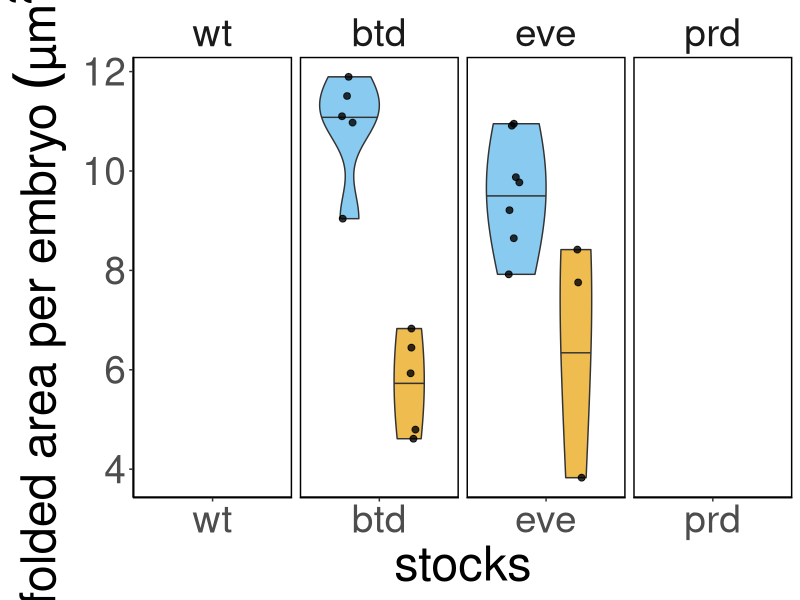
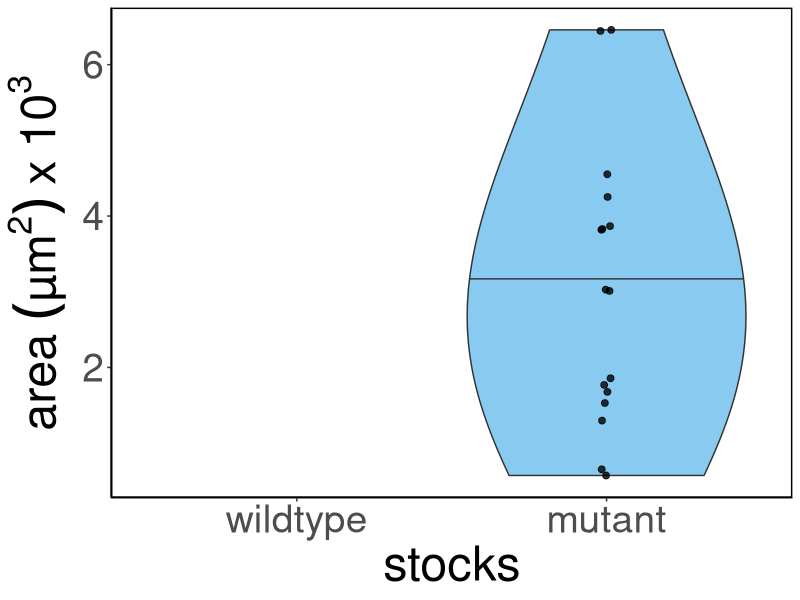
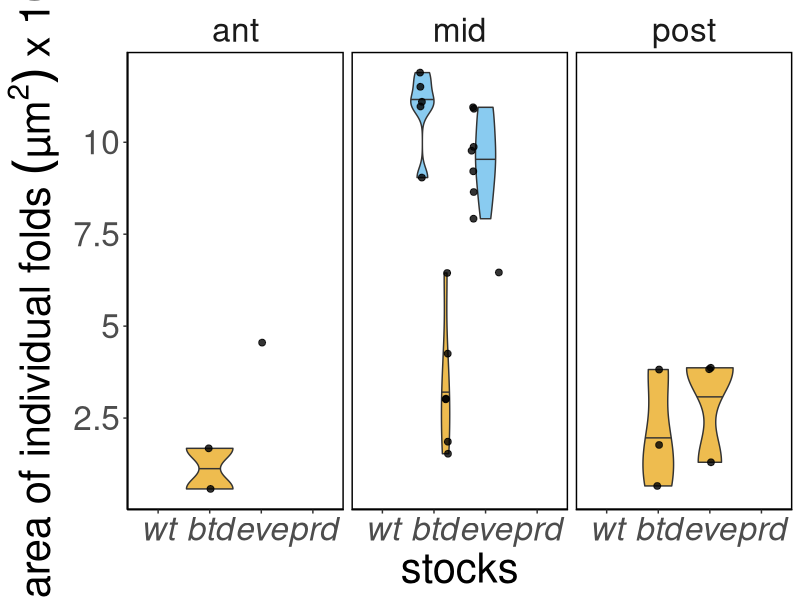
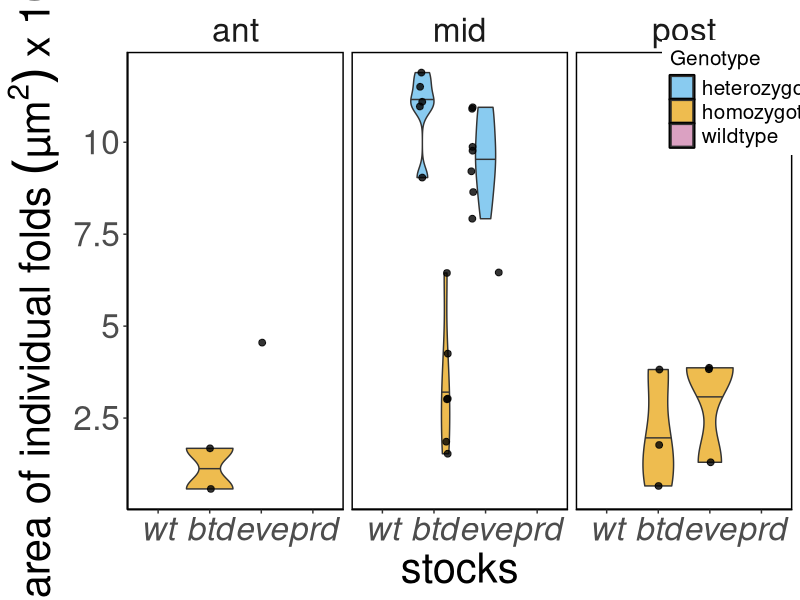
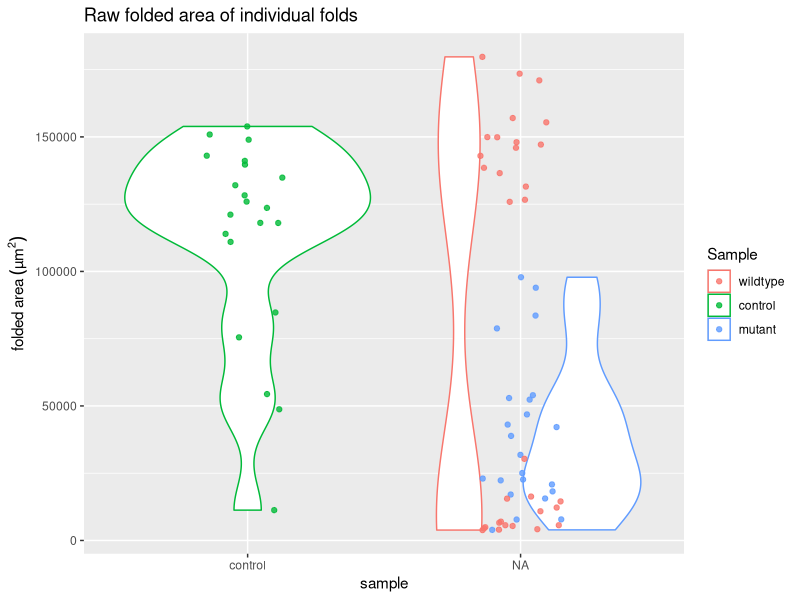
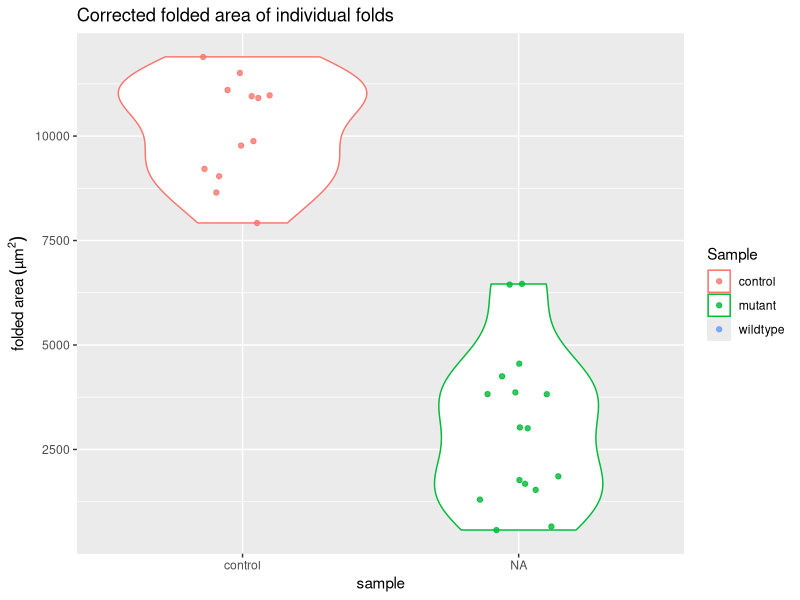
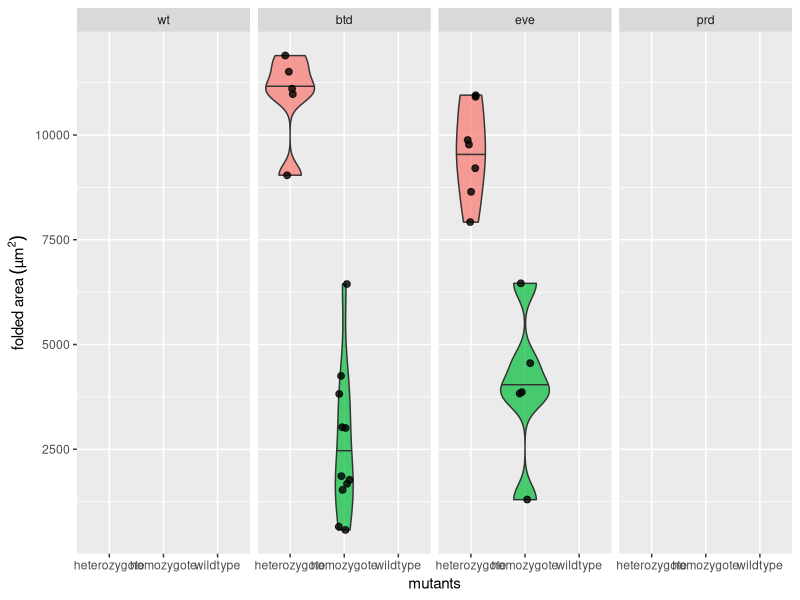
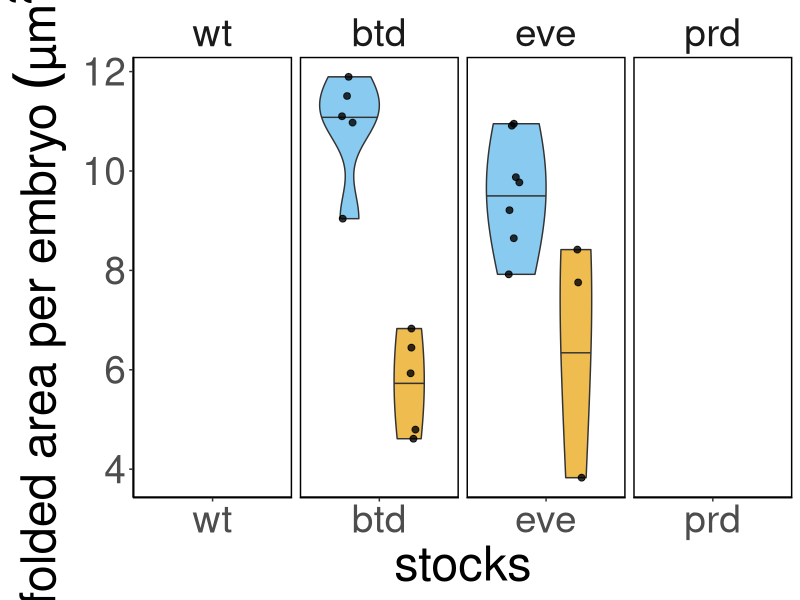

These figures' R source, in order: (Note: this script raises an error after producing the figures.)
## ---- chunk 1
knitr::opts_chunk$set(echo = TRUE, tidy = TRUE, cache = FALSE)
knitr::opts_knit$set(root.dir = "~/Dropbox/Projects/Cephalic_furrow/7-Paper/1-analyses/folded-area")
# Load ggplot
library(ggplot2)
## ---- chunk 2
# Load raw ROI measurements from ImageJ
results <- read.delim("results.txt")

# Remove slice number from the labels
results$Label <- gsub(":1", "", results$Label)

# Split label at "_s" to get the embryo name. sapply gets all first elements of the split.
results$Embryo <- sapply(strsplit(results$Label, "_s"), "[", 1)

# Remove "_CARE" from embryo name
results$Embryo <- gsub("_CARE", "", results$Embryo)

# Add columns with sample information (needs manual update for new ROIs)
#results$Stock <- substring(results$Label, 1, 3)

# Load sample info and merge with results
samples <- read.delim("samples.csv", sep = ",")
results <- merge(results, samples, by = "Label", all.x = TRUE)

# Load corrected area measurements for cartographic projections
corrected <- read.delim("corrected_results.txt", sep = "")
colnames(corrected) <- c("Label", "AreaCorr")

# Merge corrected area to results
results <- merge(results, corrected, by = "Label", all.x = TRUE)

# Transform data frame to order the stock for plotting
results <- transform(results, Stock=factor(Stock, levels = c("wt", "btd", "eve", "prd")))

# Quick fix to add type of fold
results$Type <- "EF"
results[results$Stock == "wt" & results$Position == "mid",]$Type <- "CF"
results[results$Stock == "btd" & results$Genotype == "heterozygote",]$Type <- "CF"
results[results$Stock == "eve" & results$Genotype == "heterozygote",]$Type <- "CF"
results[results$Stock == "prd" & results$Genotype == "heterozygote",]$Type <- "CF"
results[results$Stock == "prd" & results$Position == "mid",]$Type <- "CF"

# Transform data frame to order the stock for plotting
results <- transform(results, Sample=factor(Sample, levels = c("wildtype", "control", "mutant")))

# Sum total folded area
area <- aggregate(results$Area, list(results$Embryo), sum)
colnames(area) <- c("Embryo", "Area")

# Sum total folded area corrected
areacorr <- aggregate(results$AreaCorr, list(results$Embryo), sum)
colnames(areacorr) <- c("Embryo", "AreaCorr")

# Count number of folds
nfold <- data.frame(table(results$Embryo))
colnames(nfold) <- c("Embryo", "Folds")

# Get sample information
embryos <- unique(results[, c("Embryo", "Stock", "Sample", "Genotype")])

# Merge datasets
total <- merge(area, areacorr, by = "Embryo", all.x = TRUE)
total <- merge(total, nfold, by = "Embryo", all.x = TRUE)
total <- merge(total, embryos, by = "Embryo", all.x = TRUE)

# Transform data frame to order the stock for plotting
total <- transform(total, Stock=factor(Stock, levels = c("wt", "btd", "eve", "prd")))
## ---- chunk 3
# Print btd embryos
sprintf("btd: embryos=%s (het=%s, hom=%s), folds=%s (het=%s, hom=%s)",
        length(embryos[embryos$Stock == "btd",]$Embryo), # total embryos
        length(embryos[embryos$Genotype == "heterozygote" & embryos$Stock == "btd",]$Embryo), # het embryos
        length(embryos[embryos$Genotype == "homozygote" & embryos$Stock == "btd",]$Embryo), # hom embryos
        
        length(results[results$Stock == "btd",]$Label), # total folds
        length(results[results$Genotype == "heterozygote" & results$Stock == "btd",]$Label), # het folds
        length(results[results$Genotype == "homozygote" & results$Stock == "btd",]$Label) # het folds
        )

# Print eve embryos
sprintf("eve: embryos=%s (het=%s, hom=%s), folds=%s (het=%s, hom=%s)",
        length(embryos[embryos$Stock == "eve",]$Embryo), # total embryos
        length(embryos[embryos$Genotype == "heterozygote" & embryos$Stock == "eve",]$Embryo), # het embryos
        length(embryos[embryos$Genotype == "homozygote" & embryos$Stock == "eve",]$Embryo), # hom embryos
        
        length(results[results$Stock == "eve",]$Label), # total folds
        length(results[results$Genotype == "heterozygote" & results$Stock == "eve",]$Label), # het folds
        length(results[results$Genotype == "homozygote" & results$Stock == "eve",]$Label) # het folds
        )

# Print prd embryos
sprintf("prd: embryos=%s (het=%s, hom=%s), folds=%s (het=%s, hom=%s)",
        length(embryos[embryos$Stock == "prd",]$Embryo), # total embryos
        length(embryos[embryos$Genotype == "heterozygote" & embryos$Stock == "prd",]$Embryo), # het embryos
        length(embryos[embryos$Genotype == "homozygote" & embryos$Stock == "prd",]$Embryo), # hom embryos
        
        length(results[results$Stock == "prd",]$Label), # total folds
        length(results[results$Genotype == "heterozygote" & results$Stock == "prd",]$Label), # het folds
        length(results[results$Genotype == "homozygote" & results$Stock == "prd",]$Label) # het folds
        )

# Print wt embryos
sprintf(" wt: embryos=%s, folds=%s, ant=%s, mid=%s, post=%s",
        length(embryos[embryos$Stock == "wt",]$Embryo), # total embryos
        length(results[results$Stock == "wt",]$Label), # total folds
        length(results[results$Stock == "wt" & results$Position == "ant",]$Label), # anterior folds
        length(results[results$Stock == "wt" & results$Position == "mid",]$Label), # middle folds
        length(results[results$Stock == "wt" & results$Position == "post",]$Label) # posterior folds
        )
## ---- chunk 4
library(ggbeeswarm)
ggplot(total, aes(Stock, AreaCorr, fill = Genotype)) +
  geom_violin(draw_quantiles = c("0.5"), show.legend = FALSE, trim = TRUE, alpha = 0.7, scale = "area", adjust = 2) +
  #geom_dotplot(fill = "black", color = "black", binaxis = "y", binwidth = 300, stackdir = "center", position = "dodge") +
  geom_point(alpha = 0.8, size = 2, show.legend = FALSE, position = position_jitterdodge(dodge.width = 1, jitter.width = 0.1)) +
  scale_y_continuous(labels = function(x) x / 1000) +
  labs(x = "stocks", y = expression(paste("total folded area per embryo ", (µm^2)~x~10^3))) +
  facet_grid(cols = vars(Stock), scales = "free_x") +
  scale_fill_manual(values=c("#56b4e9", "#e69f03", "#cc79a7")) +
  #scale_x_discrete(labels = c("wildtype", "heterozygote", "homozygote", "heterozygote", "homozygote")) +
  theme_classic() +
  theme(text =  element_text(size = 35),
        strip.background = element_blank(),
        panel.background = element_rect(colour = "black", size=1),
        #axis.text.x = element_text(face = "italic"),
        #legend.position = c(0.93,0.9),
        #legend.text = element_text(size = 20),
        #legend.title = element_text(size = 20),
        )
ggsave("4-plots/total-area-per-embryo.png", width = 12, height = 4)
ggsave("4-plots/total-area-per-embryo.svg", width = 12, height = 4)

## ---- chunk 5

#ggplot(results[results$Stock != "prd",], aes(Stock, AreaCorr, fill = Type)) +
ggplot(results[results$Stock != "prd" & results$Type == "EF",], aes(Sample, AreaCorr, fill = Sample)) +
  #geom_violin(draw_quantiles = c("0.5"), show.legend = TRUE, trim = TRUE, alpha = 0.7) +
  geom_violin(draw_quantiles = c("0.5"), show.legend = FALSE, trim = TRUE, alpha = 0.7, scale = "area", adjust = 2) +
  geom_point(alpha = 0.8, size = 2, show.legend = FALSE, position = position_jitterdodge(dodge.width = 1, jitter.width = 0.1)) +
  scale_y_continuous(labels = function(x) x / 1000) +
  labs(x = "stocks", y = expression(paste("area ", (µm^2)~x~10^3))) +
  #facet_grid(cols = vars(Type), scales = "free_x") +
  scale_fill_manual(values=c("#56b4e9", "#e69f03", "#cc79a7")) +
  #scale_x_discrete(labels = c("wildtype", "heterozygote", "homozygote", "heterozygote", "homozygote")) +
  theme_classic() +
  theme(text =  element_text(size = 35),
        strip.background = element_blank(),
        panel.background = element_rect(colour = "black", size=1),
        #axis.text.x = element_text(face = "italic"),
        #legend.position = c(0.93,0.9),
        #legend.text = element_text(size = 20),
        #legend.title = element_text(size = 20),
        )
ggsave("4-plots/individual-area-per-ectopic-fold.png", width = 12, height = 6)
ggsave("4-plots/individual-area-per-ectopic-fold.svg", width = 12, height = 6)

## ---- chunk 6
ggplot(results, aes(Stock, AreaCorr, fill = Genotype)) +
  geom_violin(draw_quantiles = c("0.5"), show.legend = FALSE, trim = TRUE, alpha = 0.7, scale = "area", adjust = 1) +
  geom_point(alpha = 0.8, size = 2, show.legend = FALSE, position = position_jitterdodge(dodge.width = 1, jitter.width = 0.05)) +
  scale_y_continuous(labels = function(x) x / 1000) +
  labs(x = "stocks", y = expression(paste("area of individual folds ", (µm^2)~x~10^3))) +
  scale_fill_manual(values=c("#56b4e9", "#e69f03", "#cc79a7")) +
  facet_grid(cols = vars(Position), scales = "free") +
  theme_classic() +
  theme(text = element_text(size = 30),
        strip.background = element_blank(),
        panel.background = element_rect(colour = "black", size=1),
        axis.text.x = element_text(face = "italic"),
        #legend.position = c(0.93,0.9),
        legend.text = element_text(size = 15),
        legend.title = element_text(size = 15),
        )
ggsave("4-plots/area-individual-folds.png", width = 15, height = 8)
ggsave("4-plots/area-individual-folds.svg", width = 15, height = 8)
## ---- chunk 7
ggplot(results, aes(factor(Stock, level = c("wt", "btd", "eve", "prd")), AreaCorr, fill = Genotype)) +
  geom_violin(draw_quantiles = c("0.5"), show.legend = TRUE, trim = TRUE, alpha = 0.7, scale = "area", adjust = 1) +
  geom_point(alpha = 0.8, size = 2, show.legend = FALSE, position = position_jitterdodge(dodge.width = 1, jitter.width = 0.05)) +
  scale_y_continuous(labels = function(x) x / 1000) +
  labs(x = "stocks", y = expression(paste("area of individual folds ", (µm^2)~x~10^3))) +
  scale_fill_manual(values=c("#56b4e9", "#e69f03", "#cc79a7")) +
  facet_grid(~Position) +
  theme_classic() +
  theme(text = element_text(size = 30),
        strip.background = element_blank(),
        panel.background = element_rect(colour = "black", size=1),
        axis.text.x = element_text(face = "italic"),
        legend.position = c(0.93,0.9),
        legend.text = element_text(size = 15),
        legend.title = element_text(size = 15),
        )
ggsave("4-plots/area-individual-folds.png", width = 15, height = 8)
ggsave("4-plots/area-individual-folds.svg", width = 15, height = 8)
## ---- chunk 8
# Plot raw area of individual folds
ggplot(results, aes(factor(Sample, level = c("control", "btd", "eve", "prd")), Area, colour = Sample)) +
  geom_violin() + geom_jitter(alpha = 0.8, width = 0.15) +
  labs(title = "Raw folded area of individual folds", x = "sample", y = expression(paste("folded area ", (µm^2))))
ggsave("4-plots/area_raw_folds.png")

# Plot corrected area of individual folds
ggplot(results, aes(factor(Sample, level = c("control", "btd", "eve", "prd")), AreaCorr, colour = Sample)) +
  geom_violin() + geom_jitter(alpha = 0.8, width = 0.15) +
  labs(title = "Corrected folded area of individual folds", x = "sample", y = expression(paste("folded area ", (µm^2))))
ggsave("4-plots/area_corrected_folds.png")

# Plot corrected area of individual folds
ggplot(results, aes(Genotype, AreaCorr, fill = Genotype)) +
  geom_violin(draw_quantiles = c("0.5"), show.legend = FALSE, alpha = 0.7) +
  geom_jitter(alpha = 0.8, width = 0.1, size = 2, show.legend = FALSE) +
  labs(x = "mutants", y = expression(paste("folded area ", (µm^2)))) +
  facet_grid(~Stock) 
  facet_grid(~Stock, strip.position = "top") 
  scale_color_manual(values=c("#56b4e9", "#e69f03")) +
  scale_fill_manual(values=c("#56b4e9", "#e69f03")) +
  theme_classic() +
  theme(text =  element_text(size = 25),
        strip.background = element_blank(),
        strip.placement = "outside",
        strip.text.x = element_text(face = "italic"),
        panel.background = element_rect(colour = "black", size=1))
ggsave("4-plots/area_corrected_folds_facet.png", width = 14, height = 5)
ggsave("4-plots/area_corrected_folds_facet.svg", width = 14, height = 5)

# Plot raw area of individual folds
ggplot(total, aes(factor(Sample, level = c("control", "btd", "eve", "prd")), Area, colour = Sample)) +
  geom_violin() + geom_jitter(alpha = 0.8, width = 0.15) +
  labs(title = "Raw folded area per embryo", x = "sample", y = expression(paste("folded area ", (µm^2))))
ggsave("4-plots/area_raw_embryos.png")

# Plot corrected area of individual folds
ggplot(total, aes(factor(Sample, level = c("control", "btd", "eve", "prd")), AreaCorr, colour = Sample)) +
  geom_violin() + geom_jitter(alpha = 0.8, width = 0.15) +
  labs(title = "Corrected folded area of individual folds", x = "sample", y = expression(paste("folded area ", (µm^2))))
ggsave("4-plots/area_corrected_embryos.png")

# Plot corrected area of individual folds
ggplot(total, aes(Genotype, AreaCorr, fill = Genotype)) +
  geom_violin(draw_quantiles = c("0.5"), show.legend = FALSE, alpha = 0.7) +
  geom_jitter(alpha = 0.8, width = 0.1, size = 2, show.legend = FALSE) +
  labs(x = "mutants", y = expression(paste("folded area ", (µm^2)))) +
  facet_wrap(~Stock, strip.position = "top") +
  scale_color_manual(values=c("#56b4e9", "#e69f03")) +
  scale_fill_manual(values=c("#56b4e9", "#e69f03")) +
  theme_classic() +
  theme(text =  element_text(size = 25),
        strip.background = element_blank(),
        strip.placement = "outside",
        strip.text.x = element_text(face = "italic"),
        panel.background = element_rect(colour = "black", size=1))
ggsave("4-plots/area_corrected_embryos_facet.png", width = 14, height = 5)
ggsave("4-plots/area_corrected_embryos_facet.svg", width = 14, height = 5)

# Plot correlation between raw area and number of folds
ggplot(total, aes(Folds, Area, colour = Sample)) + geom_point()
ggsave("4-plots/area_raw_by_nfolds.png")
# Plot correlation between corrected area and number of folds
ggplot(results, aes(Perim., AreaCorr, colour = Stock)) + geom_point()
ggsave("4-plots/area_corrected_by_nfolds.png")

## ---- chunk 9
# Subset results
results_btdeve <- results[results$Stock != "prd",]
total_btdeve <- total[total$Stock != "prd",]

# Plot raw area of individual folds
ggplot(results_btdeve, aes(factor(Sample, level = c("control", "btd", "eve")), Area, colour = Sample)) +
  geom_violin() + geom_jitter(alpha = 0.8, width = 0.15) +
  labs(title = "Raw folded area of individual folds", x = "sample", y = expression(paste("folded area ", (µm^2))))
ggsave("4-plots/btdeve_area_raw_folds.png")

# Plot corrected area of individual folds
ggplot(results_btdeve, aes(factor(Sample, level = c("control", "btd", "eve")), AreaCorr, colour = Sample)) +
  geom_violin() + geom_jitter(alpha = 0.8, width = 0.15) +
  labs(title = "Corrected folded area of individual folds", x = "sample", y = expression(paste("folded area ", (µm^2))))
ggsave("4-plots/btdeve_area_corrected_folds.png")

# Plot corrected area of individual folds
ggplot(results_btdeve, aes(Genotype, AreaCorr, fill = Genotype)) +
  geom_violin(draw_quantiles = c("0.5"), show.legend = FALSE, alpha = 0.7) +
  geom_jitter(alpha = 0.8, width = 0.1, size = 2, show.legend = FALSE) +
  labs(x = "mutants", y = expression(paste("folded area ", (µm^2*10^3)))) +
  facet_wrap(~Stock, strip.position = "top") +
  scale_color_manual(values=c("#56b4e9", "#e69f03")) +
  scale_fill_manual(values=c("#56b4e9", "#e69f03")) +
  scale_y_continuous(labels = function(x) x/1000) +
  theme_classic() +
  theme(text =  element_text(size = 30),
        strip.background = element_blank(),
        strip.placement = "outside",
        strip.text.x = element_text(face = "italic"),
        panel.background = element_rect(colour = "black", size=1))
ggsave("4-plots/btdeve_area_corrected_folds_facet.png", width = 12, height = 6)
ggsave("4-plots/btdeve_area_corrected_folds_facet.svg", width = 12, height = 6)

# Plot raw area of folding per embryo
ggplot(total_btdeve, aes(factor(Sample, level = c("control", "btd", "eve")), Area, colour = Sample)) +
  geom_violin() + geom_jitter(alpha = 0.8, width = 0.15) +
  labs(title = "Raw folded area per embryo", x = "sample", y = expression(paste("folded area ", (µm^2))))
ggsave("4-plots/btdeve_area_raw_embryos.png")

# Plot corrected area of folding per embryo
ggplot(total_btdeve, aes(factor(Sample, level = c("control", "btd", "eve")), AreaCorr, colour = Sample)) +
  geom_violin() + geom_jitter(alpha = 0.8, width = 0.15) +
  labs(title = "Corrected folded area of individual folds", x = "sample", y = expression(paste("folded area ", (µm^2))))
ggsave("4-plots/btdeve_area_corrected_embryos.png")

# Plot corrected area of folding per embryo
ggplot(total_btdeve, aes(Genotype, AreaCorr, fill = Genotype)) +
  geom_violin(draw_quantiles = c("0.5"), show.legend = FALSE, alpha = 0.7) +
  geom_jitter(alpha = 0.8, width = 0.1, size = 2, show.legend = FALSE) +
  labs(x = "mutants", y = expression(paste("folded area ", (µm^2*10^3)))) +
  facet_wrap(~Stock, strip.position = "top") +
  scale_color_manual(values=c("#56b4e9", "#e69f03")) +
  scale_fill_manual(values=c("#56b4e9", "#e69f03")) +
  scale_y_continuous(labels = function(x) x/1000) +
  theme_classic() +
  theme(text =  element_text(size = 30),
        strip.background = element_blank(),
        strip.placement = "outside",
        strip.text.x = element_text(face = "italic"),
        panel.background = element_rect(colour = "black", size=1))
ggsave("4-plots/btdeve_area_corrected_embryos_facet.png", width = 12, height = 6)
ggsave("4-plots/btdeve_area_corrected_embryos_facet.svg", width = 12, height = 6)

# Plot correlation between raw area and number of folds
ggplot(total_btdeve, aes(Folds, Area, colour = Sample)) + geom_point()
ggsave("4-plots/btdeve_area_raw_by_nfolds.png")

# Plot correlation between corrected area and number of folds
ggplot(total_btdeve, aes(Folds, AreaCorr, colour = Sample)) + geom_point()
ggsave("4-plots/btdeve_area_corrected_by_nfolds.png")
